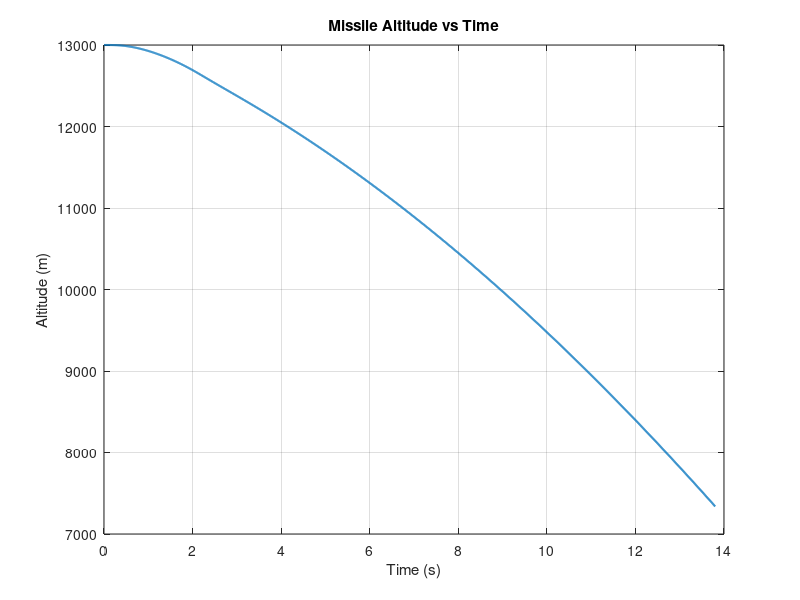
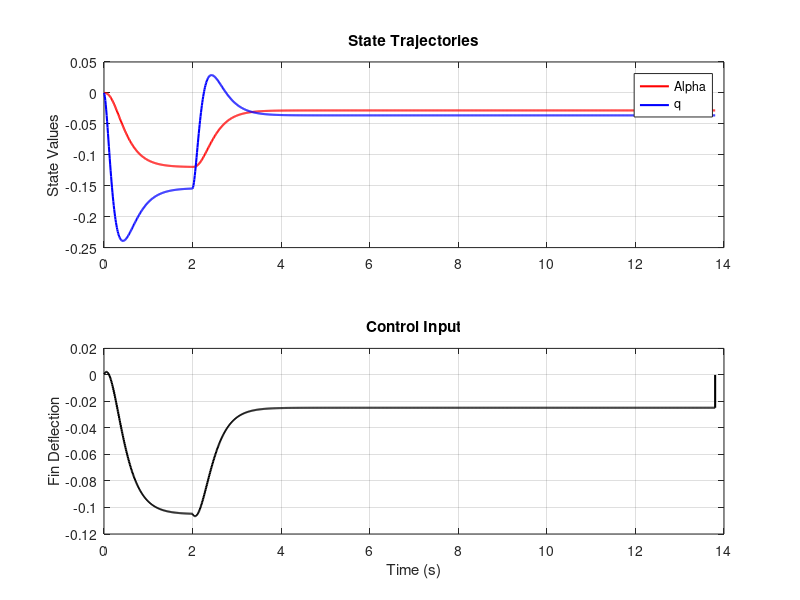
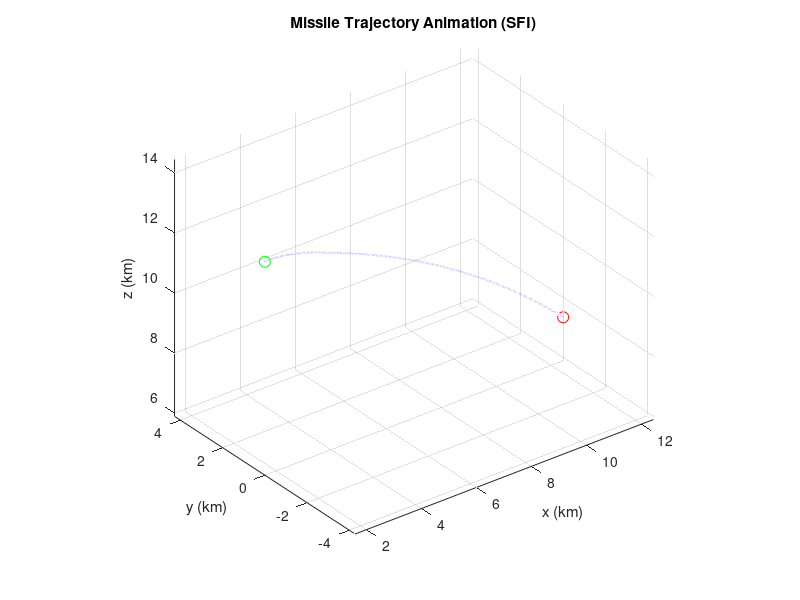

Here is the MATLAB script that generated these plots, in order: (Note: this script raises an error after producing the figures.)
%% SFI CONTROLLER (State Feedback with Integral Action) Missile Autopilot

% Missile Dynamics (longitudinal)
A = [-1.064 1.000; 290.26 0.00];
B = [-0.25; -331.40];
C = [-123.34 0.00];  % Output: Azm

% Augmented system for integral control
A_aug = [A, zeros(2,1); -C, 0];
B_aug = [B; 0];

% Pole placement
poles = [-4, -6, -8];
K_aug = place(A_aug, B_aug, poles);
K = K_aug(1:2);
Ki = K_aug(3);

% Simulation parameters
dt = 0.01;
T = 13.8;
t = 0:dt:T;
n = length(t);

% Initial conditions
x = zeros(2, n);
int_error = 0;
Azm = zeros(1, n);
u = zeros(1, n);
theta = zeros(1, n);
x_pos = zeros(1, n);
z_pos = zeros(1, n);
x_pos(1) = 1590;
z_pos(1) = 13000;
theta(1) = 0;

% Target-based LOS Guidance
X_target = 10500;
Z_target = 3000;
K_guidance = 10;

for i = 1:n-1
    dx = X_target - x_pos(i);
    dz = Z_target - z_pos(i);
    LOS_angle = atan2(dz, dx);
    LOS_error = max(min(LOS_angle - theta(i), deg2rad(20)), deg2rad(-20));

    distance = sqrt(dx^2 + dz^2);
    K_guided = 3 * (distance < 1000) + K_guidance * (distance >= 1000);

    Az_ref = -K_guided * LOS_error;
    if t(i) < 2
        Az_ref = Az_ref + 11.3;
    end

    Az = C * x(:, i);
    error = Az_ref - Az;
    int_error = int_error + dt * error;
    u(i) = -K * x(:, i) - Ki * int_error;

    dx_vec = A * x(:, i) + B * u(i);
    x(:, i+1) = x(:, i) + dt * dx_vec;
    Azm(i+1) = Az;

    theta(i+1) = theta(i) + x(2,i)*dt;
    vx = 900 * cos(theta(i));
    vz = 900 * sin(theta(i));
    x_pos(i+1) = x_pos(i) + vx * dt;
    z_pos(i+1) = z_pos(i) + vz * dt;
end

% Final state vectors
u_sim = u(1:n);
x_sim = x(:,1:n);
time = t(1:n);
z_pos = z_pos(1:n);

%% Altitude, States, and Control Input Plots
figure;
plot(time, z_pos, 'LineWidth', 1.5);
title('Missile Altitude vs Time'); 
ylabel('Altitude (m)'); 
xlabel('Time (s)'); 
grid on;

figure;
subplot(2,1,1);
plot(time, x_sim(1,:), 'r', 'LineWidth', 1.5); hold on;
plot(time, x_sim(2,:), 'b', 'LineWidth', 1.5);
legend('Alpha', 'q'); 
title('State Trajectories'); 
ylabel('State Values'); 
grid on;

subplot(2,1,2);
stairs(time, u_sim, 'k', 'LineWidth', 1.5);
title('Control Input'); 
xlabel('Time (s)'); 
ylabel('Fin Deflection'); 
grid on;

%% Cone-Shaped Missile Animation
missile_length = 0.1; missile_radius = 0.02;
[cone_x, cone_y, cone_z] = cylinder([0 missile_radius], 20);
cone_z = missile_length * cone_z;

figure; hold on; axis equal; grid on;
xlabel('x (km)'); ylabel('y (km)'); zlabel('z (km)');
title('Missile Trajectory Animation (SFI)'); view(3);

y_pos = zeros(size(x_pos));
h = plot3(x_pos(1)/1000, y_pos(1)/1000, z_pos(1)/1000, 'b', 'LineWidth', 1.5);
plot3(x_pos(1)/1000, 0, z_pos(1)/1000, 'go', 'MarkerSize', 8);
plot3(x_pos(end)/1000, 0, z_pos(end)/1000, 'ro', 'MarkerSize', 8);

missile_surf = surf(nan(size(cone_x)), nan(size(cone_y)), nan(size(cone_z)), 'FaceColor', 'r', 'EdgeColor', 'none');

for k = 2:length(x_pos)
    center = [x_pos(k), y_pos(k), z_pos(k)] / 1000;
    pitch = theta(k);
    Rmat = [cos(pitch) 0 sin(pitch); 0 1 0; -sin(pitch) 0 cos(pitch)];
    rotated = Rmat * [cone_x(:)'; cone_y(:)'; cone_z(:)'];
    Xr = reshape(rotated(1,:) + center(1), size(cone_x));
    Yr = reshape(rotated(2,:) + center(2), size(cone_y));
    Zr = reshape(rotated(3,:) + center(3), size(cone_z));
    set(missile_surf, 'XData', Xr, 'YData', Yr, 'ZData', Zr);
    set(h, 'XData', x_pos(1:k)/1000, 'YData', y_pos(1:k)/1000, 'ZData', z_pos(1:k)/1000);
    drawnow;
    pause(0.01);
end

%% Performance Analysis
Az_ref_interp = -10 * atan2(Z_target - z_pos, X_target - x_pos);
Az_ref_interp(t(1:n) < 2) = Az_ref_interp(t(1:n) < 2) + 11.3;
Az_error = Az_ref_interp - Azm(1:n);
q_error = x_sim(2,:) - 0;

[~, reach_idx] = min(abs(z_pos - Z_target));
fprintf('\n--- SFI Controller Performance Summary ---\n');
fprintf('Time to Reach Target Altitude: %.2f seconds\n', time(reach_idx));
fprintf('Final Tracking Errors:\n');
fprintf('  Az Error: %.2f\n', Az_error(end));
fprintf('   q Error: %.2f\n', q_error(end));
fprintf('Total Control Effort: %.2f\n', sum(abs(u_sim)));
fprintf('Average Control Input Magnitude: %.2f\n', mean(abs(u_sim)));
fprintf('Maximum Control Input: %.2f\n', max(abs(u_sim)));

figure; histogram(u_sim, 20);
title('Control Input Distribution (SFI)');
xlabel('Fin Deflection'); ylabel('Frequency'); grid on;

figure;
subplot(2,1,1);
plot(time, Az_error, 'r', 'LineWidth', 1.5);
title('Az Tracking Error - SFI'); ylabel('Error (g)'); grid on;

subplot(2,1,2);
plot(time, q_error, 'b', 'LineWidth', 1.5);
title('Pitch Rate Tracking Error - SFI'); xlabel('Time (s)'); ylabel('Error (rad/s)'); grid on;
